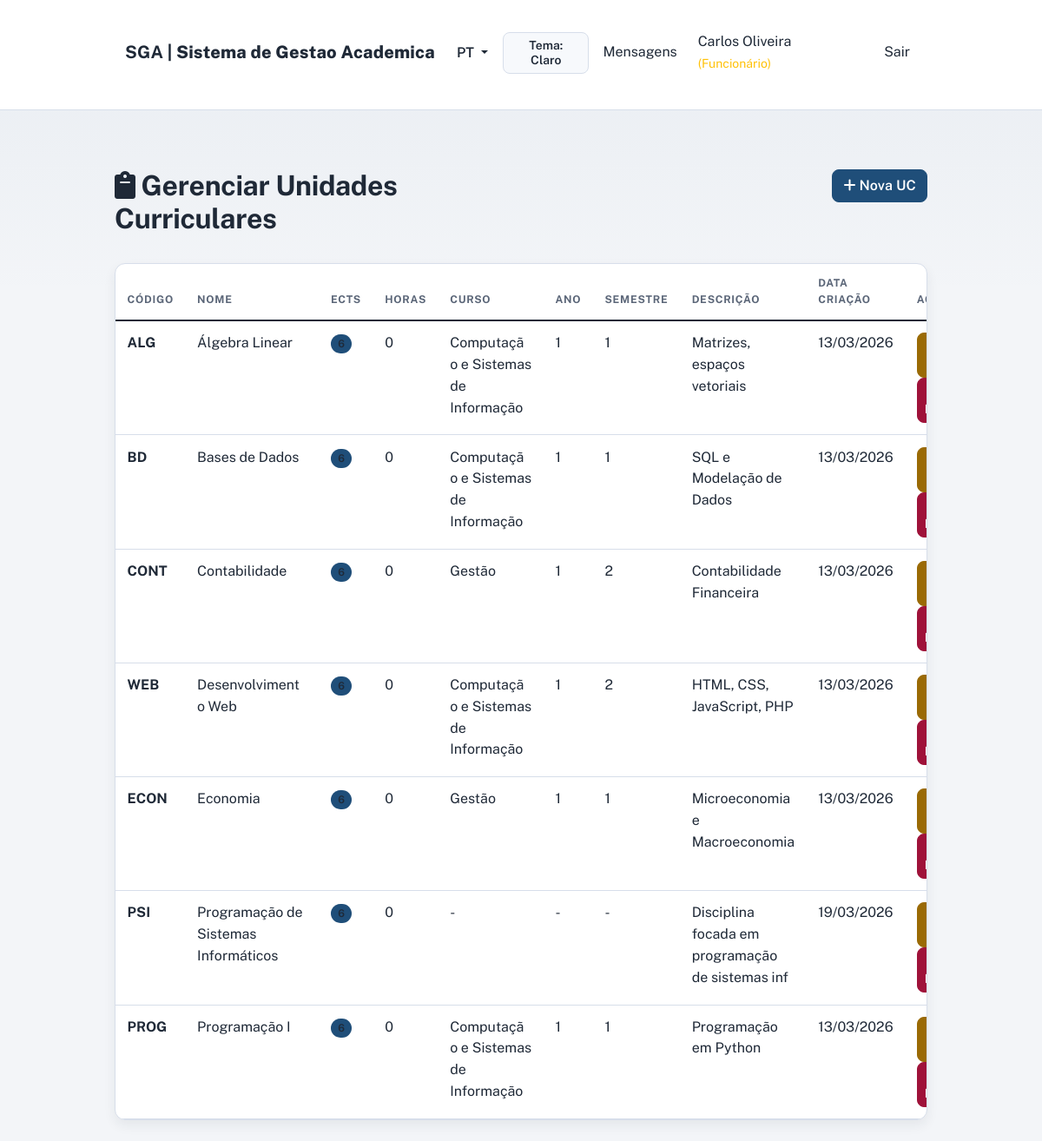
Screenshot of /public/manager/units.php (signed in) with the database file from the repository.
### tables this page shows
CREATE TABLE course_units (
    id INT PRIMARY KEY AUTO_INCREMENT,
    code VARCHAR(20) NOT NULL UNIQUE,
    name VARCHAR(255) NOT NULL,
    ects INT,
    description TEXT,
    is_active BOOLEAN DEFAULT TRUE,
    created_at TIMESTAMP DEFAULT CURRENT_TIMESTAMP,
    updated_at TIMESTAMP DEFAULT CURRENT_TIMESTAMP ON UPDATE CURRENT_TIMESTAMP,
    INDEX idx_code (code),
    INDEX idx_active (is_active)
);

CREATE TABLE courses (
    id INT PRIMARY KEY AUTO_INCREMENT,
    code VARCHAR(20) NOT NULL UNIQUE,
    name VARCHAR(255) NOT NULL,
    description TEXT,
    is_active BOOLEAN DEFAULT TRUE,
    created_at TIMESTAMP DEFAULT CURRENT_TIMESTAMP,
    updated_at TIMESTAMP DEFAULT CURRENT_TIMESTAMP ON UPDATE CURRENT_TIMESTAMP,
    INDEX idx_code (code),
    INDEX idx_active (is_active)
);

CREATE TABLE study_plans (
    id INT PRIMARY KEY AUTO_INCREMENT,
    course_id INT NOT NULL,
    unit_id INT NOT NULL,
    academic_year_number INT NOT NULL,
    semester INT NOT NULL,
    is_active BOOLEAN DEFAULT TRUE,
    created_at TIMESTAMP DEFAULT CURRENT_TIMESTAMP,
    FOREIGN KEY (course_id) REFERENCES courses(id),
    FOREIGN KEY (unit_id) REFERENCES course_units(id),
    UNIQUE KEY unique_study_plan (course_id, unit_id, academic_year_number, semester),
    INDEX idx_course (course_id),
    INDEX idx_unit (unit_id)
);

### public/manager/units.php (called while the page is built, shortened)
<?php
require_once __DIR__ . '/../../core/bootstrap.php';
require_once __DIR__ . '/../../controllers/ManagerUnitsController.php';
$controller = new ManagerUnitsController($pdo);
$action = $_GET['action'] ?? 'index';
$id = $_GET['id'] ?? null;
$result = match($action) {
    'create' => $controller->create(),
    'edit' => $id ? $controller->edit($id) : $controller->index(),
    'delete' => $id ? $controller->delete($id) : $controller->index(),
    default => $controller->index()
};
extract($result['data']);
$view = ltrim($result['view'] ?? '', " ./\\/");
include __DIR__ . '/../../' . $view;

### core/helpers.php (called while the page is built, shortened)
<?php
function h($str) {
    return htmlspecialchars($str, ENT_QUOTES, 'UTF-8');
}
function formatDate($date) {
    $timestamp = strtotime($date);
    return date('d/m/Y', $timestamp);
}
function baseUrl() {
    $protocol = (!empty($_SERVER['HTTPS']) && $_SERVER['HTTPS'] !== 'off') ? 'https' : 'http';
    $host = $_SERVER['HTTP_HOST'];
    $scriptPath = str_replace('\\', '/', $_SERVER['SCRIPT_NAME'] ?? ($_SERVER['PHP_SELF'] ?? ''));
    $publicPos = strpos($scriptPath, '/public');
    if ($publicPos !== false) {
        $basePath = substr($scriptPath, 0, $publicPos);
    } else {
        $basePath = dirname($scriptPath);
    }
    return $protocol . '://' . $host . rtrim($basePath, '/');
}
function publicUrl($path = '') {
    $base = baseUrl() . '/public';
    if ($path) {
        $base .= '/' . ltrim($path, '/');
    }
    return $base;
}
function url($path = '') {
    return publicUrl($path);
}

### core/i18n.php (called while the page is built, shortened)
<?php
$TRANSLATIONS = [];
function loadTranslations($lang = 'pt') {
    $filePath = __DIR__ . '/../translations/' . $lang . '.php';
    if (file_exists($filePath)) {
        $TRANSLATIONS = require $filePath;
        return true;
    }
    return false;
}
function trans($key, $default = '') {
    global $TRANSLATIONS;
    return $TRANSLATIONS[$key] ?? ($default ?: $key);
}
function t($key, $default = '') {
    return trans($key, $default);
}

### controllers/ManagerUnitsController.php (called while the page is built, shortened)
<?php
class ManagerUnitsController {
    protected $pdo;
    public function __construct($pdo) {
        $this->pdo = $pdo;
    }
    public function index() {
        require_once __DIR__ . '/../models/CourseUnit.php';
        $unitModel = new CourseUnit($this->pdo);
        $units = $unitModel->getAll();
        return [
            'view' => '../views/manager/units.php',
            'data' => ['units' => $units]
        ];
    }
}

### models/CourseUnit.php (called while the page is built, shortened)
<?php
class CourseUnit {
    protected $pdo;
    public function __construct($pdo) {
        $this->pdo = $pdo;
    }
    public function getAll() {
        $stmt = $this->pdo->prepare("
            SELECT * FROM course_units
            WHERE is_active = TRUE
            ORDER BY name
        ");
        $stmt->execute();
        return $stmt->fetchAll();
    }
}

### models/Curso.php (called while the page is built, shortened)
<?php
class Curso {
    protected $pdo;
    public function __construct($pdo) {
        $this->pdo = $pdo;
    }
    public function getById($id) {
        $stmt = $this->pdo->prepare("
            SELECT * FROM courses WHERE id = ? AND is_active = 1
        ");
        $stmt->execute([$id]);
        return $stmt->fetch(PDO::FETCH_ASSOC);
    }
}

### views/manager/units.php (the view, shortened to what this page needs)
<!DOCTYPE html>
<html lang="pt-PT">
<head>
    <link href="https://cdn.jsdelivr.net/npm/bootstrap@5.1.3/dist/css/bootstrap.min.css" rel="stylesheet">
    <link href="<?php echo url('assets/css/app.css'); ?>" rel="stylesheet">
    <link href="https://cdnjs.cloudflare.com/ajax/libs/font-awesome/6.0.0/css/all.min.css" rel="stylesheet">
</head>
<body>
    <?php include __DIR__ . '/../layouts/navbar.php'; ?>
    <div class="container-fluid mt-5">
        <div class="row mb-4">
            <div class="col-md-6">
                <h2><i class="fas fa-clipboard"></i> <?php echo t('units.manage'); ?></h2>
            </div>
            <div class="col-md-6 text-end">
                <a href="<?php echo url('manager/units.php?action=create'); ?>" class="btn btn-primary">
                    <i class="fas fa-plus"></i> <?php echo t('units.create'); ?>
                </a>
            </div>
        </div>
        <div class="card">
            <div class="table-responsive">
                <table class="table table-hover mb-0">
                    <thead class="table-dark">
                        <tr>
                            <th><?php echo t('units.code'); ?></th>
                            <th><?php echo t('units.name'); ?></th>
                            <th><?php echo t('units.ects'); ?></th>
                            <th>Horas</th>
                            <th>Curso</th>
                            <th>Ano</th>
                            <th>Semestre</th>
                            <th><?php echo t('units.description'); ?></th>
                            <th><?php echo t('units.created_date'); ?></th>
                            <th><?php echo t('common.actions'); ?></th>
                        </tr>
                    </thead>
                    <tbody>
                        <?php if (empty($units)): ?>
                            <tr>
                                <td colspan="6" class="text-center text-muted py-4">
                                    <?php echo t('units.no_found'); ?>
                                </td>
                            </tr>
                        <?php else: ?>
                            <?php
                            require_once __DIR__ . '/../../models/Curso.php';
                            $cursoModel = new Curso($GLOBALS['pdo']);
                            foreach ($units as $unit):
                                $stmt = $GLOBALS['pdo']->prepare("SELECT * FROM study_plans WHERE unit_id = ? LIMIT 1");
                                $stmt->execute([$unit['id']]);
                                $plan = $stmt->fetch();
                                $cursoNome = '-';
                                if ($plan && !empty($plan['course_id'])) {
                                    $curso = $cursoModel->getById($plan['course_id']);
                                    $cursoNome = $curso['name'] ?? '-';
                                }
                            ?>
                                <tr>
                                    <td><strong><?php echo h($unit['code']); ?></strong></td>
                                    <td><?php echo h($unit['name']); ?></td>
                                    <td><span class="badge bg-primary"><?php echo h($unit['ects']); ?></span></td>
                                    <td><?php echo h($unit['hours'] ?? 0); ?></td>
                                    <td><?php echo h($cursoNome); ?></td>
                                    <td><?php echo h($plan['academic_year_number'] ?? '-'); ?></td>
                                    <td><?php echo h($plan['semester'] ?? '-'); ?></td>
                                    <td><?php echo h(substr($unit['description'] ?? '', 0, 50)); ?></td>
                                    <td><?php echo formatDate($unit['created_at'] ?? ''); ?></td>
                                    <td>
                                        <a href="<?php echo url('manager/units.php?action=edit&id=' . $unit['id']); ?>"
                                           class="btn btn-sm btn-warning">
                                        </a>
                                        <form method="POST" action="<?php echo url('manager/units.php?action=delete&id=' . $unit['id']); ?>"
                                              style="display:inline;" onsubmit="return confirm('<?php echo t('common.confirm'); ?>');">
                                            <button type="submit" class="btn btn-sm btn-danger">
                                            </button>
                                        </form>
                                    </td>
                                </tr>
                            <?php endforeach; ?>
                        <?php endif; ?>
                    </tbody>
                </table>
            </div>
        </div>
    </div>
</body>
</html>

### public/assets/css/app.css (style rules this page uses)
:root { --bg: #f3f5f8; --bg-plain: #ffffff; --surface: #ffffff; --surface-soft: #f7f9fc; --surface-strong: #eef2f7; --text: #1f2937; --text-muted: #5b6678; --border: #d7deea; --primary: #1f4e79; --primary-soft: #d8e7f8; --info: #0c6a8f; --success: #1f7a4f; --warning: #9a6a05; --danger: #9f1239; --secondary: #5b6678; --on-primary: #ffffff; --on-info: #ffffff; --on-success: #ffffff; --on-warning: #ffffff; --on-danger: #ffffff; --on-secondary: #ffffff; --radius-sm: 8px; --radius-md: 12px; --radius-lg: 16px; --shadow-sm: 0 6px 14px rgba(31, 41, 55, 0.07); --shadow-md: 0 14px 30px rgba(31, 41, 55, 0.12); }
* { box-sizing: border-box; }
html, body { min-height: 100%; }
body { font-family: 'Public Sans', 'Segoe UI', sans-serif; color: var(--text); background: linear-gradient(180deg, rgba(31, 78, 121, 0.05) 0%, transparent 26%), var(--bg); line-height: 1.55; }
h1, h2, h3, h4, h5, h6 { color: var(--text); letter-spacing: -0.01em; font-weight: 700; }
p, label, li, small, span { color: inherit; }
a { color: var(--primary); }
.container, .container-fluid { width: 80%; max-width: 80%; margin-left: auto; margin-right: auto; padding-top: 1.25rem; padding-bottom: 1.5rem; }
.card { border: 1px solid var(--border); border-radius: var(--radius-md); box-shadow: var(--shadow-sm); overflow: hidden; background: var(--surface); transition: transform 160ms ease, box-shadow 160ms ease; }
.table { margin-bottom: 0; color: var(--text); }
.table > :not(caption) > * > * { padding: 0.82rem 0.85rem; border-bottom: 1px solid var(--border); background-color: transparent; }
.table thead th { font-size: 0.76rem; text-transform: uppercase; letter-spacing: 0.06em; color: var(--text-muted); font-weight: 700; }
.btn { border-radius: var(--radius-sm); font-weight: 600; letter-spacing: 0.01em; transition: transform 120ms ease; }
.btn-primary { background-color: var(--primary); border-color: var(--primary); color: var(--on-primary); }
.btn-warning { background-color: var(--warning); border-color: var(--warning); color: var(--on-warning); }
.btn-danger { background-color: var(--danger); border-color: var(--danger); color: var(--on-danger); }
.badge { border-radius: 999px; padding: 0.42em 0.7em; font-weight: 600; }
.table-dark { --bs-table-bg: var(--surface-soft); --bs-table-striped-bg: var(--surface-soft); --bs-table-hover-bg: var(--surface-strong); --bs-table-color: var(--text); }
.bg-primary { background-color: var(--primary) !important; color: var(--on-primary) !important; }
.badge.bg-primary, .badge.bg-info, .badge.bg-success, .badge.bg-warning, .badge.bg-danger, .badge.bg-secondary { color: inherit !important; }
.ui-reveal { opacity: 0; transform: translateY(8px); transition: opacity 220ms ease, transform 220ms ease; }
.ui-reveal.is-visible { opacity: 1; transform: translateY(0); }

### rows the page displays
course_units: code "ALG", name "Álgebra Linear", ects "6", hours "0", courses.name "Computação e Sistemas de Informação", study_plans.academic_year_number "1", study_plans.semester "1", description "Matrizes, espaços vetoriais", created_at "13/03/2026"
course_units: code "BD", name "Bases de Dados", ects "6", hours "0", courses.name "Computação e Sistemas de Informação", study_plans.academic_year_number "1", study_plans.semester "1", description "SQL e Modelação de Dados", created_at "13/03/2026"
course_units: code "CONT", name "Contabilidade", ects "6", hours "0", courses.name "Gestão", study_plans.academic_year_number "1", study_plans.semester "2", description "Contabilidade Financeira", created_at "13/03/2026"
course_units: code "WEB", name "Desenvolvimento Web", ects "6", hours "0", courses.name "Computação e Sistemas de Informação", study_plans.academic_year_number "1", study_plans.semester "2", description "HTML, CSS, JavaScript, PHP", created_at "13/03/2026"
course_units: code "ECON", name "Economia", ects "6", hours "0", courses.name "Gestão", study_plans.academic_year_number "1", study_plans.semester "1", description "Microeconomia e Macroeconomia", created_at "13/03/2026"
course_units: code "PSI", name "Programação de Sistemas Informáticos", ects "6", hours "0", cursoNome "-", academic_year_number "-", semester "-", description "Disciplina focada em programação de sistemas inf", created_at "19/03/2026"
course_units: code "PROG", name "Programação I", ects "6", hours "0", courses.name "Computação e Sistemas de Informação", study_plans.academic_year_number "1", study_plans.semester "1", description "Programação em Python", created_at "13/03/2026"

### other values shown
getCurrentLanguage() "PT"
t('nav.my_requests') "Mensagens"
$_SESSION['full_name'] "Carlos Oliveira"
getRoleLabel() "Funcionário"
t('nav.logout') "Sair"
t('units.manage') "Gerenciar Unidades Curriculares"
t('units.create') "Nova UC"
t('units.code') "CÓDIGO"
t('units.name') "NOME"
t('units.ects') "ECTS"
t('units.description') "DESCRIÇÃO"
t('units.created_date') "DATA CRIAÇÃO"
